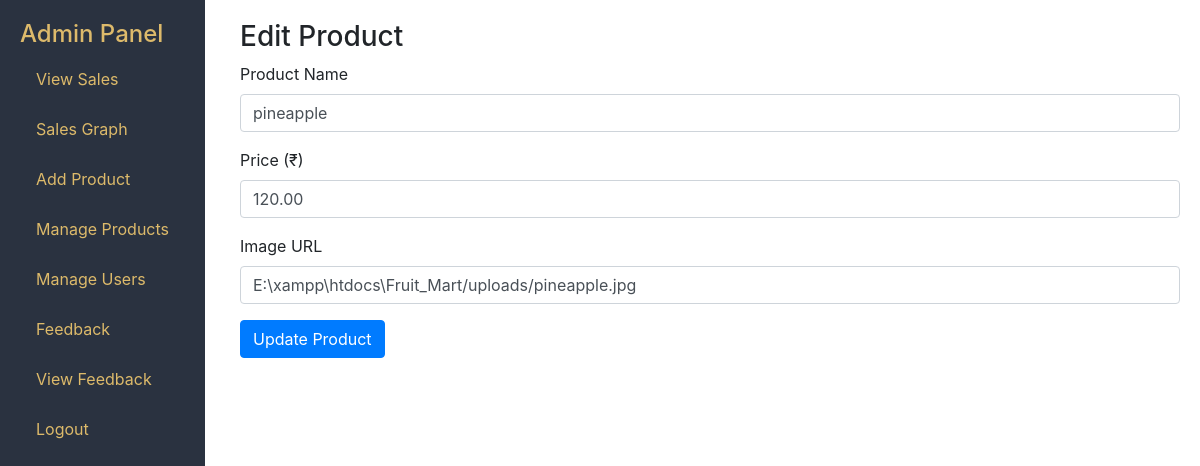
Page /edit_product.php?id=2 on the committed database.
### tables this page shows
CREATE TABLE `products` (
  `id` int(11) NOT NULL,
  `name` varchar(255) NOT NULL,
  `price` decimal(10,2) NOT NULL,
  `image` varchar(255) NOT NULL
);

### edit_product.php (the view, shortened to what this page needs)
<?php
require 'db.php';
$productId = $_GET['id'];
$stmt = $pdo->prepare("SELECT * FROM products WHERE id = ?");
$stmt->execute([$productId]);
$product = $stmt->fetch();
?>
<!DOCTYPE html>
<html lang="en">
<head>
    <link href="https://stackpath.bootstrapcdn.com/bootstrap/4.5.2/css/bootstrap.min.css" rel="stylesheet">
</head>
<body>
    <div class="sidebar">
    <a href="admin_panel.php" style="text-decoration: none; color: #ddba6b"><h4>Admin Panel</h4></a>
        <a href="view_sales.php" class="nav-link">View Sales</a>
        <a href="sales_graph.php" class="nav-link">Sales Graph</a>
        <a href="add_product.php" class="nav-link">Add Product</a>
        <a href="manage_product.php" class="nav-link">Manage Products</a>
        <a href="manage_users.php" class="nav-link">Manage Users</a>
        <a href="manage_feedback.php" class="nav-link">Feedback</a>
        <a href="view_feedback.php" class="nav-link">View Feedback</a>
        <a href="logout.php" class="nav-link">Logout</a>
    </div>
    <div class="content">
        <h3>Edit Product</h3>
        <form method="POST">
            <div class="form-group">
                <label for="name">Product Name</label>
                <input type="text" name="name" id="name" class="form-control" value="<?= htmlspecialchars($product['name']) ?>" required>
            </div>
            <div class="form-group">
                <label for="price">Price (₹)</label>
                <input type="number" name="price" id="price" class="form-control" value="<?= htmlspecialchars($product['price']) ?>" required>
            </div>
            <div class="form-group">
                <label for="image">Image URL</label>
                <input type="text" name="image" id="image" class="form-control" value="<?= htmlspecialchars($product['image']) ?>">
            </div>
            <button type="submit" class="btn btn-primary">Update Product</button>
        </form>
    </div>
</body>
</html>

### edit_product.php (style rules this page uses)
body { display: flex; }
.sidebar { min-width: 200px; background-color: #2a3240; color: #ddba6a; padding: 20px; height: 100vh; position: fixed; top: 0; left: 0; }
.sidebar .nav-link { color: #ddba6a; margin: 10px 0; }
.content { margin-left: 220px; padding: 20px; flex: 1; }

### rows in the picture
products: name "pineapple", price "120.00", image "E:\\xampp\\htdocs\\Fruit_Mart/uploads/pineapple.jpg"
